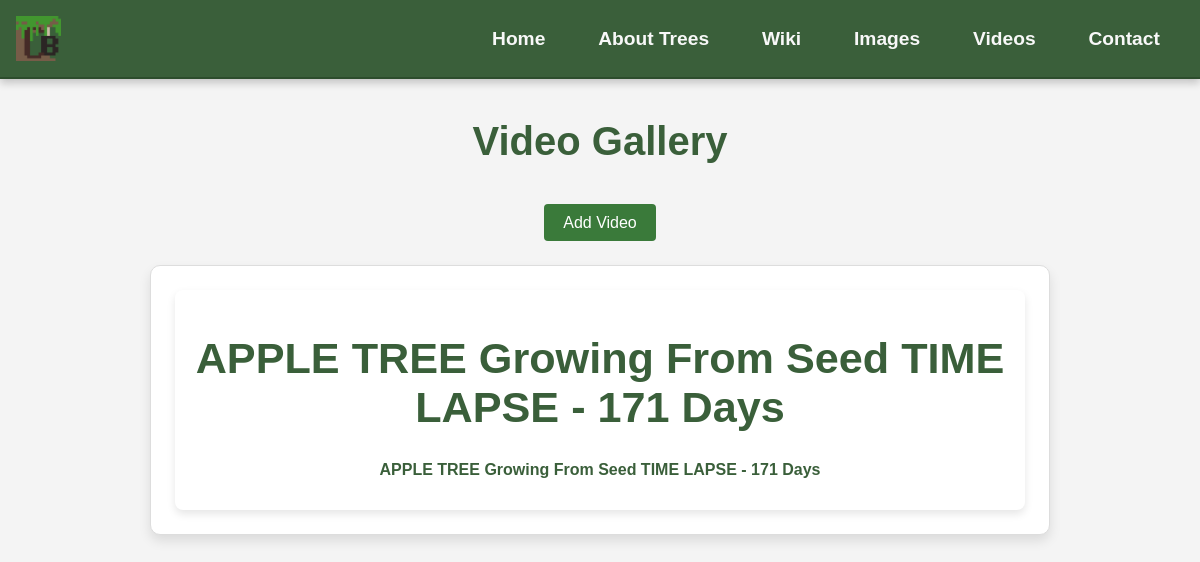
The page /Videos/ on the database as committed earlier.
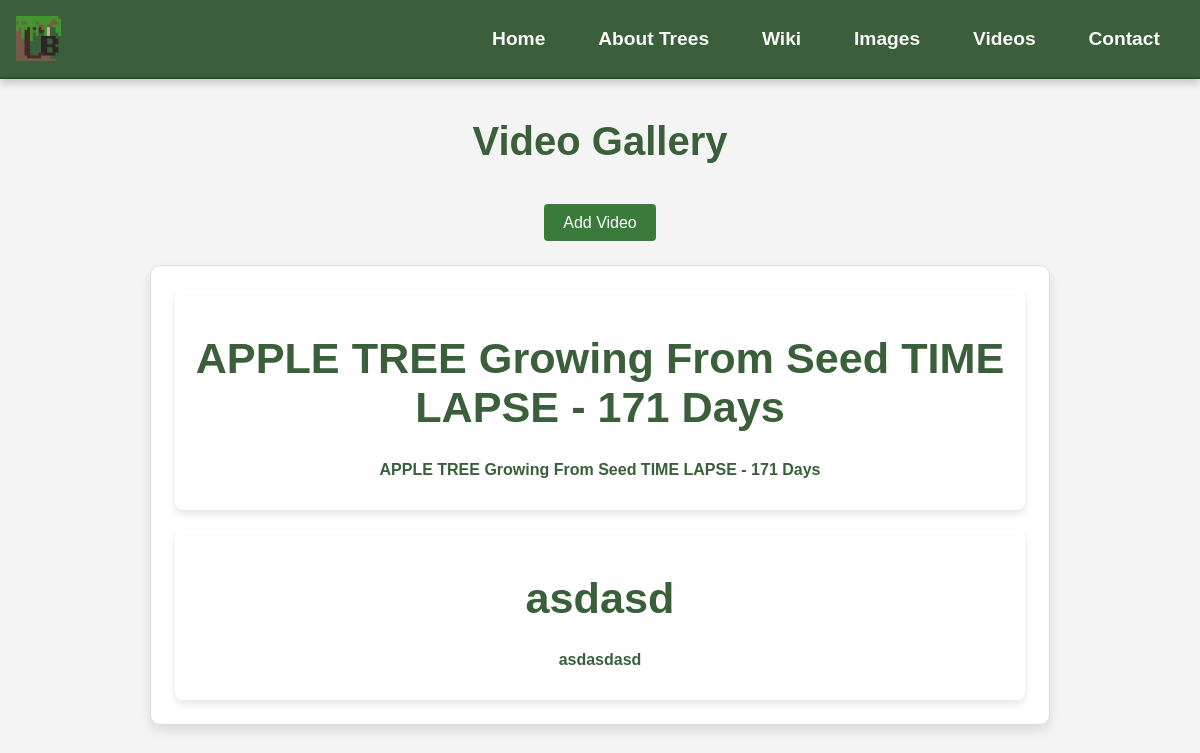
The same page on the database as committed later.
### app/models.py (models this page shows, shortened)
class Video(models.Model):
    title = models.CharField(max_length=100)
    video_file = models.FileField()
    description = models.TextField()

### app/views.py (the view)
# urls.py: path('Videos/', VideoListView.as_view(), name='Video_list'),
class VideoListView(ListView):
    model = Video
    template_name = 'app/video_list.html'
    context_object_name = 'videos'

### app/templates/app/Video_list.html
{% extends 'app/Base.html' %}
{% load static %}
{% block content %}
    <h1>Video Gallery</h1>
    <div class="btn_center">
        <a href="{% url 'Video' %}" class="addvid_btn">Add Video</a>
    </div>
    {% if videos %}
        <div class="video_gallery">
            {% for video in videos %}
                <div class="video_item">
                    <h2>
                        <a href="{% url 'Video_comment' video.pk %}">{{ video.title }}</a>
                    </h2>
                    {% if video.description %}
                        <p>{{ video.description }}</p>
                    {% endif %}
                </div>
            {% endfor %}
        </div>
    {% else %}
        <div class="no_video_container">
            <p>No Videos Found</p>
        </div>
    {% endif %}
{% endblock content %}

Rows that differ between the two databases and show on the page:
added Video: title "asdasd", description "asdasdasd"
